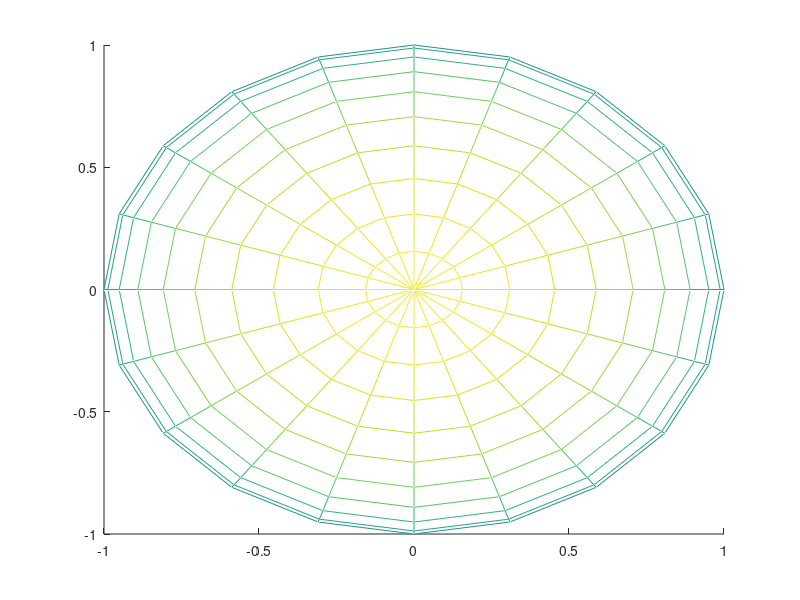

Recreate this plot in MATLAB. (Note: this script raises an error after producing the figure.)
%This script is for the analysis 
% of diffusion gradient directions

% we consider four files of diffusion gradient directions:
% three files used in Genova research centre and one used in Chieti
% we analyze both input files given to the Scanner and output file
% the results show that input and output bvals files are equal
% input and output bvecs are different

%Dataset

%Genova (GE)

%a=bvec file after scanner session
%b=the first file GE
%c=the second file GE
%supfile=the data file in the supplementary material
%d=output of the second session

%b = importdata(path_to_file/1_SANDI_scheme_b6000minnesota.dvs);
%c = importdata(path_to_file/2_sandi2024.dvs);
%supfile = importdata(path_to_file/supfile.txt);
%a = importdata(path_to_file/cmrr_mbep2d_diff_7shell_20240126153140_4.bvec);
%d = importdata(path_to_file/cmrr_mbep2d_diff_7shell_20240229163117_2.bvec);

%input_bvecs = importdata(path_to_file/cmrrdiff_206dir_Chieti.dvs);
%output_bvecs = importdata(path_to_file/sub-01_cmrr_mbep2d_diff_7shell_tr3000.bvec);
%output_bval = importdata(path_to_file/sub-01_cmrr_mbep2d_diff_7shell_tr3000.bval);


%sphere
[xx, yy, zz] = sphere(20); %n=20 is the number of faces
figure, hold on
mesh(xx, yy, zz) %creates a mesh plot, which is a three-dimensional surface 
% that has solid edge colors and no face colors. 
% The function plots the values in matrix Z as heights above 
% a grid in the x-y plane defined by X and Y. 
% The edge colors vary according to the heights specified by Z.
plot3(a(:,1), a(:,2), a(:,3), '-*')

figure, plot3(a(:,1), a(:,2), a(:,3), 'o')
title('bvec file after first scanner session')




[xx, yy, zz] = sphere(20); %n=20 is the number of faces
figure, hold on
mesh(xx, yy, zz) 
plot3(c(:,1), c(:,2), c(:,3))
title('bvec input file second session')


%normalize
GE_rescaled_inputvecs=[];
%input_bvecs = input_bvecs';
for i = 1:1:size(c,1)
    j = c(i,:)./norm(c(i,:));
    GE_rescaled_inputvecs(end+1,:) = j;
end

GE_rescaled_inputvecs(isnan(GE_rescaled_inputvecs))=0;

[xx, yy, zz] = sphere(20); %n=20 is the number of faces
figure, hold on
mesh(xx, yy, zz) 
plot3(GE_rescaled_inputvecs(1,:), GE_rescaled_inputvecs(2,:), GE_rescaled_inputvecs(3,:), '*')








%Try
% [xx, yy, zz] = sphere(20);
% figure, hold on
% mesh(xx, yy, zz) 
% figure, plot3(a(:,1), a(:,2), a(:,3), '*')
% [U,V,W] = surfnorm(a(:,1), a(:,2), a(:,3)); %surfnorm(X,Y,Z) creates a three-dimensional 
% % surface plot and displays its surface normals. A surface normal is the imaginary 
% % line perpendicular to a flat surface, or perpendicular to the tangent plane at 
% % a point on a non-flat surface.surfnorm(X,Y,Z) creates a three-dimensional surface plot 
% % and displays its surface normals. A surface normal is 
% % the imaginary line perpendicular to a flat surface, 
% % or perpendicular to the tangent plane at a point on a non-flat surface.
% figure, quiver3(a(:,1), a(:,2), a(:,3), U, V, W,0)
% %surfnorm(X,Y,Z) creates a three-dimensional 
% % surface plot and displays its surface normals. 
% % A surface normal is the imaginary line perpendicular
% % to a flat surface, or perpendicular to the tangent 
% % plane at a point on a non-flat surface.



[xx, yy, zz] = sphere(20);
figure, hold on
mesh(xx, yy, zz) 
plot3(b(:,4), b(:,5), b(:,6), 'ro')
figure, plot3(b(:,4), b(:,5), b(:,6), 'ro')
title('first input file')

figure, plot3(c(:,4),c(:,5),c(:,6),'ko')
title('second input bvecs')

%d = d';
figure, plot3(d(:,1), d(:,2), d(:,3), 'co')
title('second output bvecs')



%normalized input bvecs
c1=c(:,4:6);
c1=c1./repmat(sqrt(sum(c1.^2'))',1,3);%repmat matrix with one raw and one column
% % it contains values of modules
% c2= (sum(c(:,4:6).^2'))'*6000;%sqrt(sum(c(:,4:6).^2'))'*6000

[xx, yy, zz] = sphere(20); 
figure, hold on
mesh(xx, yy, zz)
plot3(c1(:,1), c1(:,2), c1(:,3), 'bo')
title('Normalized input bvecs')

figure, plot3(c1(:,1), c1(:,2), c1(:,3), 'bo')
hold on, plot3(d(:,1), d(:,2), d(:,3), 'co')
title('input (blue) vs output bvecs data (cyan)')

[xx, yy, zz] = sphere(20); 
figure, hold on
mesh(xx, yy, zz)
plot3(supfile(:,2), supfile(:,3), supfile(:,4), 'mo')

figure, plot3(supfile(:,2), supfile(:,3), supfile(:,4), 'mo')
title('Supplementary material')



%figure, scatter(c2,bval(2:end))


%Check for phi and theta distributions

% Transform Cartesian coordinates to spherical
[phi_b, theta_b] = cart2sph(b(:,4), b(:,5), b(:,6));
[phi_a, theta_a] = cart2sph(a(:,1), a(:,2), a(:,3));
[phi_c, theta_c] = cart2sph(c(:,4), c(:,5), c(:,6));
[phi_supfile, theta_supfile] = cart2sph(supfile(:,2), supfile(:,3), supfile(:,4));

figure, hist(phi_a, 25)
title('bvec file after scanner session (phi)')

figure, hist(phi_b, 25)
title('first file (phi)')

figure, hist(theta_a, 25)
title('bvec file after scanner session (theta)')

figure, hist(theta_b, 25)
title('first file (theta)')

figure, hist(phi_c, 25)
title('second file (phi)')

figure, hist(theta_c, 25)
title('second file (theta)')

figure, hist(phi_supfile, 25)
title('supplementary file (phi)')

figure, hist(theta_supfile, 25)
title('supplementary file (theta)')



%Chieti

%Compare input vs output (official acquisition)

%bvals

%Check b_vals are equal for input and output
%you obtain input bvals making the quadratic sum times the maximum bval
input_bvecs = input_bvecs(:,4:6);

input_bvecs_tr = input_bvecs';
input_bvecs_square = input_bvecs_tr.^2;
input_bvals_calculated = sum(input_bvecs_square)*max(output_bvals);

figure, 

scatter(output_bvals(2:207), input_bvals_calculated);




%bvecs 3dplot

[xx, yy, zz] = sphere(20);
figure, hold on
mesh(xx, yy, zz)
plot3(output_bvecs(:,1), output_bvecs(:,2), output_bvecs(:,3), '*');%unit norm
title('Output bvecs');



%normalize inputbvecs

rescaled_inputvecs=[];
%input_bvecs = input_bvecs';
for i = 1:1:size(input_bvecs,1)
    j = input_bvecs(i,:)./norm(input_bvecs(i,:));
    rescaled_inputvecs(end+1,:) = j;
end

rescaled_inputvecs(isnan(rescaled_inputvecs))=0;



[xx, yy, zz] = sphere(20);
figure, hold on
mesh(xx, yy, zz)
plot3(rescaled_inputvecs(:,1), rescaled_inputvecs(:,2), rescaled_inputvecs(:,3), '*');
title('Input bvecs');






%figure, histogram(diff);%Further step: chack at which b-values are
%associated small and big difference using angles
%title('Difference distribution');
%xlabel('Diff');
%ylabel('Counts');
% Bval in uscita vs sum(bvalingresso)*6000 (I bval non cambiano, cambiano solo I bvec).
% Plot su sfera unitaria uscita norma 1; ingress single righe dividi per somma quadratica delle direzioni (x,y,z).

edges = unique(output_bvals);
counts = histc(output_bvals, edges);%11	10	20	30	40	40	56





%b-values = 0/500/1000/2000/3000/4000/6000 s/mm2 with 15/6/32/40/40/40/40 measurements per shell





%Testing all the output bvecs directions are equal

%1.we plot different output bvecs on the same sphere
%each one with a different color
%the last plot should cotain only dots of the same color.

for i = 1:1:7
    my_field = strcat('sub',num2str(i));
    s = "/storage/shared/PRINAntonello2022/BIDS/sub-0" + i + "/dwi/sub-0" + i + "_cmrr_mbep2d_diff_7shell_tr3000.bvec";
    data.(my_field) = struct([]);
    data.(my_field) = importdata(s);
 
end 

fields_cell = fieldnames(data);

color = {'ro' 'go' 'bo' 'co' 'mo' 'yo' 'ko'};

for i = 1:1:numel(fields_cell)
    output_bvecs = data.(fields_cell{i});
    c = color{i};
    plot3(output_bvecs(1,:), output_bvecs(2,:), output_bvecs(3,:),c);
    hold on
end

%Create cell of matrices (equivalent to a list of matrices in Python)

% mat_cell = {};
% for i = 1:1:numel(fields_cell)
%     output_bvecs = data.(fields_cell{i});
%     mat_cell{i} = output_bvecs;
% end

%2. Check if all matrices of the cell of matrices
%are equal to one matrix of reference
%This test is more accurate

for i = 1:1:numel(fields_cell)
    output_bvecs2 = data.(fields_cell{i});
    tf = isequal(data.(fields_cell{1}),output_bvecs2);
    disp(tf);
end


